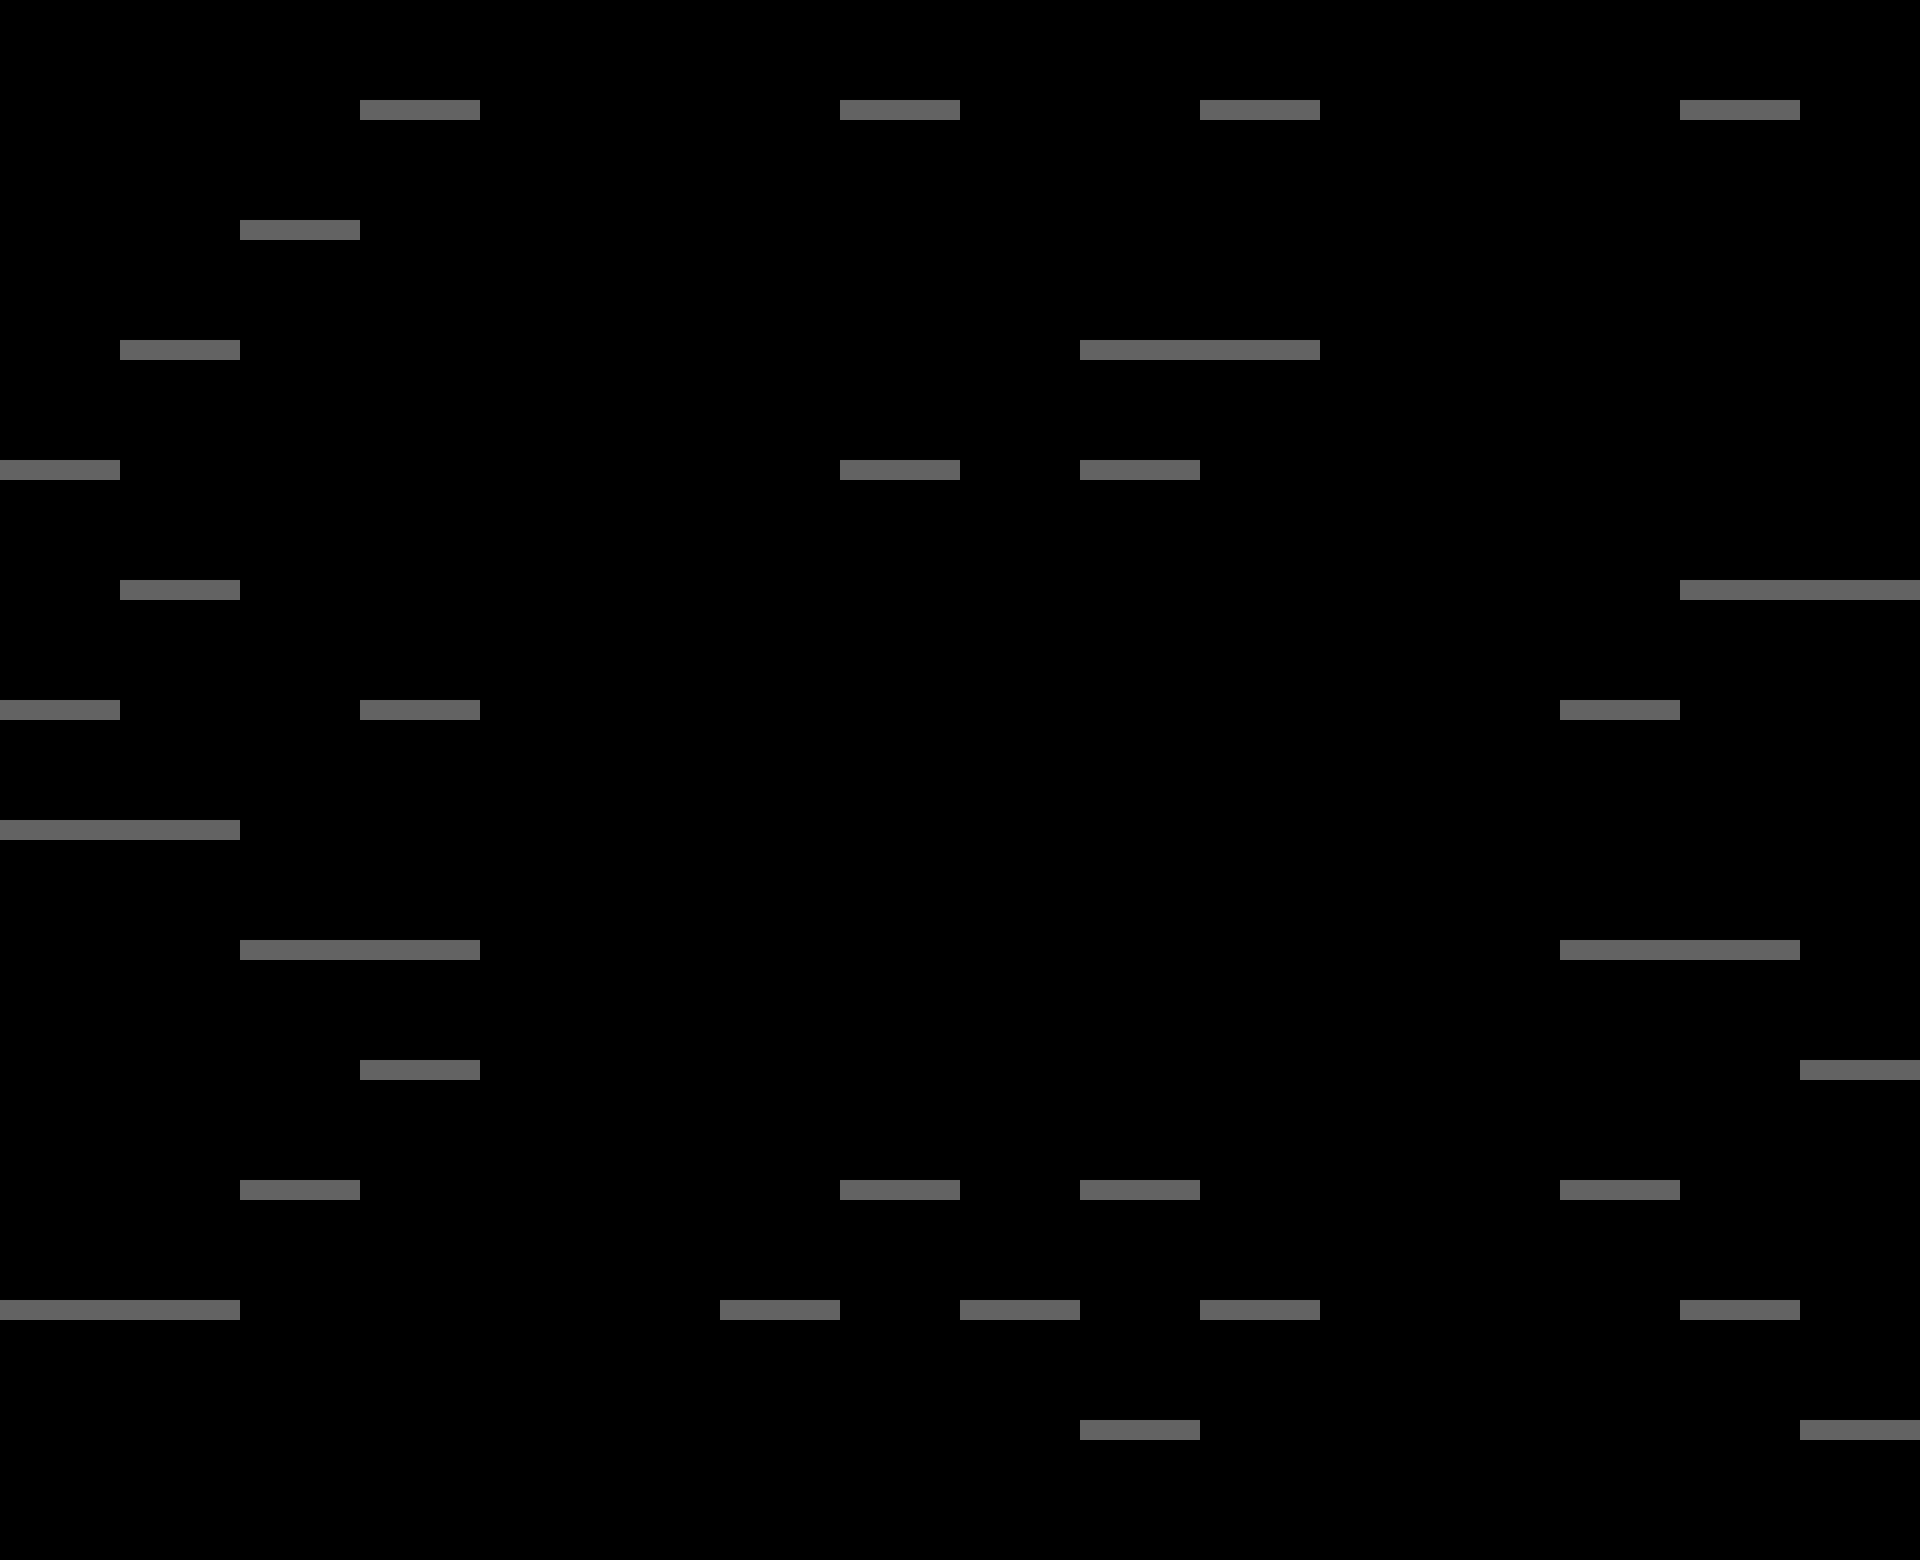

Below is a game level as drawn by its tile map, then a one-line description and the .tmx that defines it (tile-layer data replaced by summaries):
An orthogonal 96x78 tile map with 20x20 px tiles, 1 tile layer (platforms), 1 hidden layer not drawn, 9 tilesets and 73 objects.

<map version="1.0" orientation="orthogonal" width="96" height="78" tilewidth="20" tileheight="20">
 <tileset firstgid="1" name="grid" tilewidth="1920" tileheight="1560">
  <image source="grid.png" width="1920" height="1560" />
 </tileset>
 <tileset firstgid="2" name="platform" tilewidth="20" tileheight="20">
  <image source="../public/assets/platform.png" width="20" height="20" />
 </tileset>
 <tileset firstgid="3" name="portal" tilewidth="120" tileheight="20">
  <image source="../public/assets/portal.png" width="120" height="20" />
 </tileset>
 <tileset firstgid="4" name="waterfall" tilewidth="120" tileheight="480">
  <image source="../public/assets/waterfall.png" width="120" height="480" />
 </tileset>
 <tileset firstgid="5" name="ice" tilewidth="120" tileheight="20">
  <image source="../public/assets/ice.png" width="120" height="20" />
 </tileset>
 <tileset firstgid="6" name="conveyor" tilewidth="360" tileheight="20">
  <image source="../public/assets/conveyor.png" width="360" height="20" />
 </tileset>
 <tileset firstgid="7" name="toggle" tilewidth="40" tileheight="80">
  <image source="../public/assets/toggle.png" width="40" height="80" />
 </tileset>
 <tileset firstgid="8" name="trap-door" tilewidth="120" tileheight="20">
  <image source="../public/assets/trap-door.png" width="120" height="20" />
 </tileset>
 <tileset firstgid="9" name="coin" tilewidth="40" tileheight="40">
  <image source="../public/assets/coin.png" width="40" height="40" />
 </tileset>
 <layer name="platforms" width="96" height="78">
  <data>[7488 cells, 222 non-empty, 1 distinct tile ids]</data>
 </layer>
 <objectgroup name="trapDoors" width="96" height="78">
  <object gid="8" x="600" y="120" />
  <object gid="8" x="480" y="240" />
  <object gid="8" x="600" y="480" />
  <object gid="8" x="480" y="600" />
  <object gid="8" x="480" y="840" />
  <object gid="8" x="600" y="960" />
  <object gid="8" x="600" y="1200" />
  <object gid="8" x="480" y="1320" />
  <object gid="8" x="1440" y="120" />
  <object gid="8" x="1320" y="240" />
  <object gid="8" x="1320" y="480" />
  <object gid="8" x="1440" y="600" />
  <object gid="8" x="1320" y="720" />
  <object gid="8" x="1440" y="840" />
  <object gid="8" x="1320" y="960" />
  <object gid="8" x="1440" y="1080" />
  <object gid="8" x="1320" y="1200" />
 </objectgroup>
 <objectgroup name="coins" width="96" height="78">
  <object gid="9" x="400" y="80" />
  <object gid="9" x="280" y="200" />
  <object gid="9" x="160" y="320" />
  <object gid="9" x="40" y="440" />
  <object gid="9" x="160" y="560" />
  <object gid="9" x="400" y="440" />
  <object gid="9" x="400" y="680" />
  <object gid="9" x="40" y="680" />
  <object gid="9" x="40" y="800" />
  <object gid="9" x="280" y="920" />
  <object gid="9" x="400" y="920" />
  <object gid="9" x="400" y="1040" />
  <object gid="9" x="280" y="1160" />
  <object gid="9" x="280" y="1160" />
  <object gid="9" x="160" y="1280" />
  <object gid="9" x="40" y="1280" />
  <object gid="9" x="760" y="1280" />
  <object gid="9" x="880" y="1160" />
  <object gid="9" x="1120" y="1160" />
  <object gid="9" x="1240" y="1280" />
  <object gid="9" x="1120" y="1400" />
  <object gid="9" x="1840" y="1400" />
  <object gid="9" x="1720" y="1280" />
  <object gid="9" x="1600" y="1160" />
  <object gid="9" x="1840" y="1040" />
  <object gid="9" x="1720" y="920" />
  <object gid="9" x="1600" y="920" />
  <object gid="9" x="1600" y="680" />
  <object gid="9" x="1720" y="560" />
  <object gid="9" x="1840" y="560" />
  <object gid="9" x="1120" y="440" />
  <object gid="9" x="1120" y="320" />
  <object gid="9" x="1240" y="320" />
  <object gid="9" x="1240" y="80" />
  <object gid="9" x="880" y="80" />
  <object gid="9" x="880" y="440" />
 </objectgroup>
 <objectgroup name="toggles" width="96" height="78">
  <object gid="7" x="1720" y="120" />
  <object gid="7" x="160" y="840" />
  <object gid="7" x="1000" y="1320" />
 </objectgroup>
 <objectgroup name="portals" width="96" height="78">
  <object gid="3" x="120" y="120" />
  <object gid="3" x="960" y="120" />
  <object gid="3" x="1680" y="480" />
  <object gid="3" x="1680" y="1440" />
  <object gid="3" x="360" y="1320" />
 </objectgroup>
 <objectgroup name="ice" width="96" height="78">
  <object gid="5" x="360" y="480" />
  <object gid="5" x="840" y="360" />
  <object gid="5" x="720" y="360" />
  <object gid="5" x="0" y="1080" />
  <object gid="5" x="120" y="1080" />
  <object gid="5" x="1680" y="840" />
  <object gid="5" x="1800" y="840" />
  <object gid="5" x="1800" y="1200" />
 </objectgroup>
 <objectgroup name="waterfalls" width="96" height="78">
  <object gid="4" x="960" y="600" />
 </objectgroup>
 <objectgroup name="conveyors" width="96" height="78">
  <object gid="6" x="720" y="720">
   <properties>
    <property name="direction" value="right" />
   </properties>
  </object>
  <object gid="6" x="960" y="840">
   <properties>
    <property name="direction" value="left" />
   </properties>
  </object>
  <object gid="6" x="720" y="960">
   <properties>
    <property name="direction" value="right" />
   </properties>
  </object>
 </objectgroup>
 <layer name="background" width="96" height="78" visible="0">
  <data>[7488 cells, 1 non-empty, 1 distinct tile ids]</data>
 </layer>
</map>